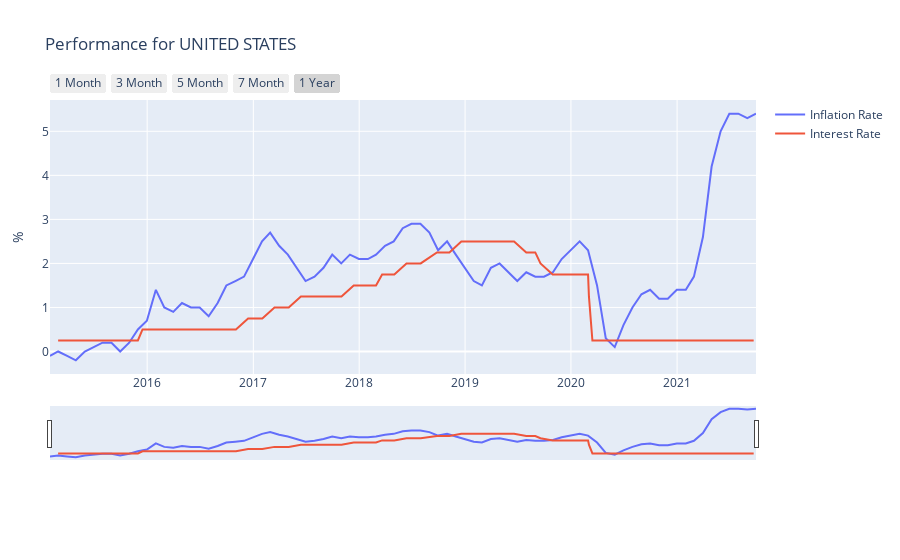

The notebook cell this image was saved under:
### Code cell
country = 'united states'
indicator = ['inflation rate','interest rate']
initDate = '2015-01-30'
endDate = '2021-09-30'
plot_type='dynamic'
get_indicators_historical_country(country,indicator, initDate, endDate, plot_type)
